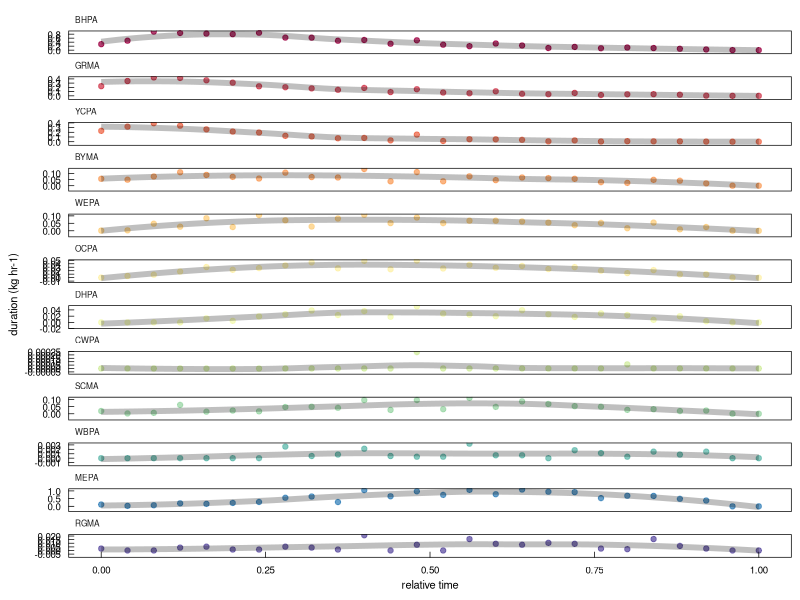

The R script that drew this image: (Note: this script raises an error after producing the figure.)
#### this script is plotting parrot chronology on collpa
#### should be ~ 3rd figure in the manuscript
#### it communicates across the study period the numbers and duration of parrots on the cliff


library(ggplot2)      # plotting and viz
library(plyr)         # legacy df manipulation
library(dplyr)        # variable grouping and manipulation
library(reshape)      # legacy df manipulation
library(data.table)   # legacy functions on df 
library(tidyr)        # gathering and spreading
library(zoo)          # roll mean
library(ggthemes)     # helpful ggplot themes
library(forcats)
library(scales)
library(RColorBrewer) # pretty colors
library(ggridges)
library(colorspace)
library(patchwork)
library(lubridate)    # formatting times dates


# custom ggplot theme
themeKV <- theme_few()+
  theme(strip.background = element_blank(),
        axis.line = element_blank(),
        axis.text.x = element_text(colour = "black", margin = margin(0.2, unit = "cm")),
        axis.text.y = element_text(colour = "black", margin = margin(c(1, 0.2), unit = "cm")),
        axis.ticks.x = element_line(colour = "black", linewidth=.25), 
        axis.ticks.y = element_line(colour = "black", linewidth=.25),
        axis.ticks.length=unit(-0.15, "cm"), 
        element_line(colour = "black", linewidth=.5),
        panel.border = element_rect(colour = "black", fill=NA, linewidth=.5),
        legend.title=element_blank(),
        strip.text=element_text(hjust=0))

#### read in raw survey data
# setwd("/Users/kylevanhoutan/colpa_flock/")
DF <- read.csv('data/duration_relative_t.csv')

# straight to viz

# rescale Brewer palette to 13 categories
colourCount = length(unique(DF$SPECIES)) 
getPalette = colorRampPalette(brewer.pal(11, "Spectral")) # interpolate colors to fit the 13 parrot species
Spectral12 <- getPalette(colourCount) # 13 color Spectral palette 

#reorder in order of appearance
DF$SPECIES <- factor(DF$SPECIES, levels=c("BHPA", "GRMA", "YCPA", "BYMA", "WEPA", "OCPA", "DHPA", "CWPA", "SCMA", "WBPA", "MEPA", "RGMA"))

# make plot
p1 <- ggplot(DF, aes(x = TIME_rel, y = KG_HR_DAY, group = SPECIES, color = SPECIES)) +
  themeKV + theme(legend.position = "none",
                  axis.text.y = element_text(size = 7),
                  axis.text.x = element_text(size = 7),
                  axis.title.x = element_text(size = 8),
                  axis.title.y = element_text(size = 8),
                  strip.text.x = element_text(size = 6),
                  panel.spacing.y = unit(0, "lines"), # trying to reduce vertical spacing between panels
                  ) +
  geom_point(aes(fill = SPECIES), 
           alpha = 0.75) + 
  scale_color_manual(values = Spectral12) +
  geom_line(alpha = 0.25, size = 2, color = '#000000',
            stat = "smooth", method = 'loess', formula = 'y~x', span = 0.65) + 
  xlab("relative time") +
  ylab("duration (kg hr-1)") +
  scale_y_continuous(breaks=pretty_breaks()) +
  facet_wrap(~SPECIES, ncol=1, scales = "free_y")

p1
loess <- ggplot_build(p1) # extract LOESS trend model values from ggplot
# see https://ggplot2.tidyverse.org/reference/ggplot_build.html
loess_vals <- loess$data[[2]] # port these into a DF
# use "loess_vals" to determine sequencing of arrivals of species to collpa
# determine the relative time with the max value for each loess model
# use dplyr: https://stackoverflow.com/questions/24237399/how-to-select-the-rows-with-maximum-values-in-each-group-with-dplyr
loess_max <- loess_vals %>% 
  group_by(PANEL) %>%
  filter(y == max(y)) 
# subset full dataset for only columns of interest
loess_max <- subset(loess_max, select = c(PANEL,x,y)) 
# since the ggplot build dropped species names, add them back in
# generate the DF
spp_order <- data.frame(SPECIES = c("BHPA", "GRMA", "YCPA", "BYMA", "WEPA", "OCPA", "DHPA", "CWPA", "SCMA", "WBPA", "MEPA", "RGMA"))
# bind it to the previous output
loess_max2 <- cbind(loess_max,spp_order)
# export the CSV
write.csv(loess_max2, file="/Users/kylevanhoutan/colpa_flock/data/loess_max2", row.names=FALSE)


# plot again in correct order, reorder from loess_max2
DF$SPECIES <- factor(DF$SPECIES, levels=c("YCPA", "GRMA", "BHPA", "BYMA", "OCPA", "WEPA", "WBPA", "DHPA", "CWPA", "SCMA", "RGMA", "MEPA"))
# make plot
p2 <- ggplot(DF, aes(x = TIME_rel, y = KG_HR_DAY, group = SPECIES, color = SPECIES)) +
  themeKV + theme(legend.position = "none",
                  axis.text.y = element_text(size = 7),
                  axis.text.x = element_text(size = 7),
                  axis.title.x = element_text(size = 8),
                  axis.title.y = element_text(size = 8),
                  strip.text.x = element_text(size = 6),
                  panel.spacing.y = unit(0, "lines"), # trying to reduce vertical spacing between panels
  ) +
  geom_point(aes(fill = SPECIES), 
             alpha = 0.75, size = 2) + 
  scale_color_manual(values = Spectral12) +
  geom_point(shape = 1,size = 2, colour = "black", stroke = 0.25,) +
  geom_line(alpha = 0.25, size = 2, color = '#000000',
            stat = "smooth", method = 'loess', formula = 'y~x', span = 0.65) + 
  xlab("morning flock period (relative time)") +
  ylab("duration (kg hr-1)") +
  scale_y_continuous(breaks=pretty_breaks()) +
  facet_wrap(~SPECIES, ncol=1, scales = "free_y")
p2















# END
